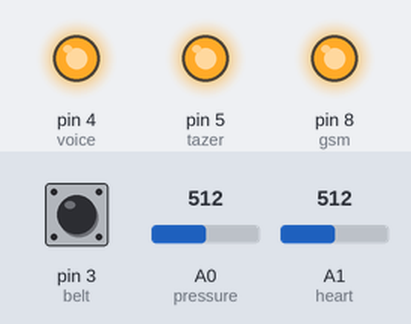
Simulated run of this sketch. Board: Arduino Uno, built with avr-gcc and run on an emulated ATmega328P. On the bench: output pins drawn as LEDs (lit = HIGH). Inputs (shaded band) come from the test bench; at power-on: pin 3 (belt) HIGH, A0 (pressure) = 512, A1 (heart) = 512. What the sketch prints to the serial monitor is not drawn.

Above: at 0.1 s.
Timing chart, 0 to 1.6 s (numbered marks = the images above):
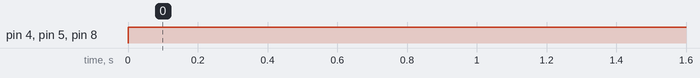

The sketch:

FIN.ino
```cpp
bool BPMTiming=false;
bool BeatComplete=false;
int BPM=0;
int LastTime=0;
#define UpperThreshold 550
#define LowerThreshold 500
int led=13;
int pressure=A0;
int heart=A1;
int voice=4;
int gsm=8;
int tazer=5;
int belt=3;
int a=0;
int b=0;
int c=0;
void setup() {
pinMode(pressure,INPUT);// put your setup code here, to run once:
pinMode(heart,INPUT);
pinMode(belt,INPUT);
pinMode(voice,OUTPUT);
pinMode(gsm,OUTPUT);
pinMode(tazer,OUTPUT);
Serial.begin(9600);
}

void loop() {

    int value=analogRead(heart);
   // Serial.println(value);
  if(value>UpperThreshold)
  {
    digitalWrite(led,HIGH);
    if(BeatComplete)
    {
      BPM=millis()-LastTime;
      BPM=int(60/(float(BPM)/1000));
      BPMTiming=false;
      BeatComplete=false;
    }
    if(BPMTiming==false)
    {
      LastTime=millis();
      BPMTiming=true;
    }
  }
  else
  {
    digitalWrite(led,LOW);
  }

  if((value<LowerThreshold)&(BPMTiming))
    {
      BeatComplete=true;
    }
Serial.println(analogRead(pressure));
  //  Serial.println(BPM);
if(analogRead(pressure)>450){

  a=a+1;
 }
 if(BPM>123)
 {
  b=b+1;
 }
 if(digitalRead(belt)==LOW)
 {
  c=c+1;
 }
 if(a==0 && b==0 && c==0)
 {
  digitalWrite(voice,LOW);
  digitalWrite(gsm,LOW);
  digitalWrite(tazer,LOW);
 }
 else if(a==0 && b!=0 && c==0)
 {
   digitalWrite(voice,LOW);
  digitalWrite(gsm,LOW);
  digitalWrite(tazer,LOW);
 }
 else if(a==0 && b==0 && c!=0)
 {
   digitalWrite(voice,LOW);
  digitalWrite(gsm,LOW);
  digitalWrite(tazer,LOW);
 }
 else
 {
   digitalWrite(voice,HIGH);
  digitalWrite(gsm,HIGH);
  digitalWrite(tazer,HIGH);

 }

}
```

Measured:
- by itself, pin 4 (voice), pin 5 (tazer), pin 8 (gsm): LOW → HIGH at 0.00 s
